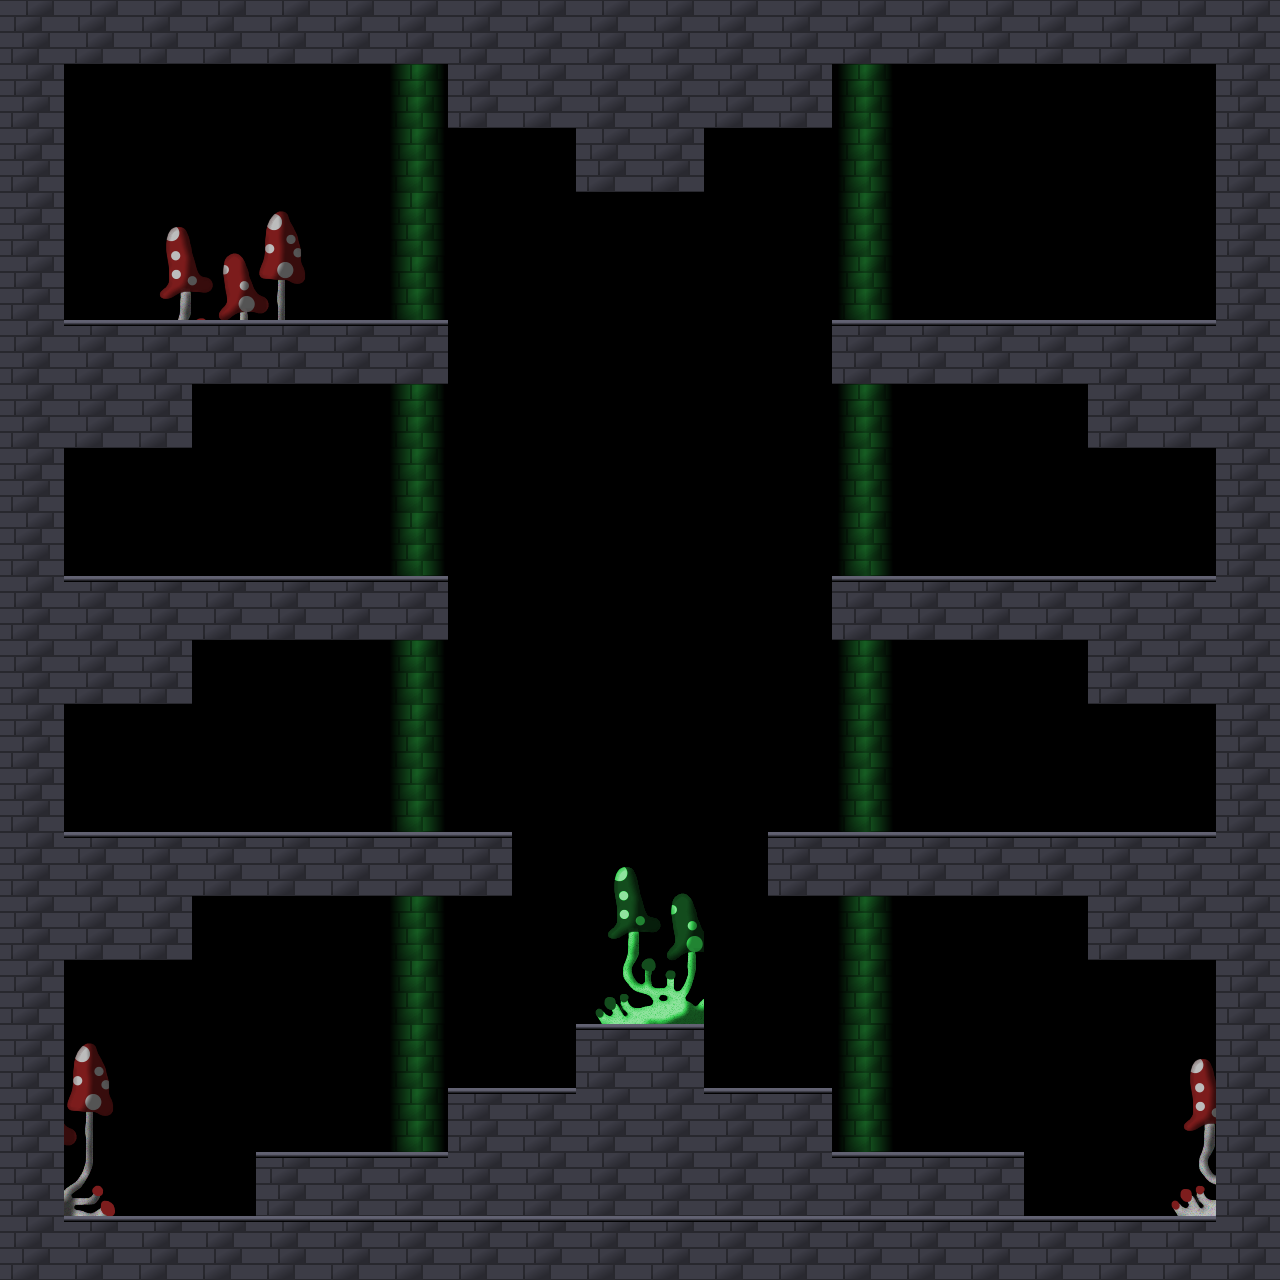

A 2D game scene composited from a Tiled map and its tileset images. What follows is a short description and the map's XML, with every tile layer's data as written:
An orthogonal 20x20 tile map with 64x64 px tiles, 2 tile layers (background, foreground), 2 hidden layers not drawn, 2 tilesets and 2 objects (2x entry).

<map version="1.0" orientation="orthogonal" width="20" height="20" tilewidth="64" tileheight="64">
 <properties>
  <property name="name" value="main" />
 </properties>
 <tileset firstgid="1" name="tileset" tilewidth="64" tileheight="64">
  <image source="tileset.png" width="192" height="256" />
 </tileset>
 <tileset firstgid="13" name="tileset2" tilewidth="64" tileheight="64">
  <image source="tileset2.png" width="192" height="256" />
 </tileset>
 <layer name="background" width="20" height="20">
  <data encoding="csv">
2,2,2,2,2,2,2,2,2,2,2,2,2,2,2,2,2,2,2,2,
2,1,1,1,1,1,1,2,2,2,2,2,2,1,1,1,1,1,1,2,
2,1,1,1,1,1,1,1,1,2,2,1,1,1,1,1,1,1,1,2,
2,1,4,5,6,1,1,1,1,1,1,1,1,1,1,1,1,1,1,2,
2,1,7,8,9,1,1,1,1,1,1,1,1,1,1,1,1,1,1,2,
2,3,3,3,3,3,3,1,1,1,1,1,1,3,3,3,3,3,3,2,
2,2,2,1,1,1,1,1,1,1,1,1,1,1,1,1,1,2,2,2,
2,1,1,1,1,1,1,1,1,1,1,1,1,1,1,1,1,1,1,2,
2,1,1,1,1,1,1,1,1,1,1,1,1,1,1,1,1,1,1,2,
2,3,3,3,3,3,3,1,1,1,1,1,1,3,3,3,3,3,3,2,
2,2,2,1,1,1,1,1,1,1,1,1,1,13,13,13,1,2,2,2,
2,1,1,1,1,13,13,13,1,1,1,1,1,13,13,13,1,1,1,2,
2,1,1,1,1,13,13,13,1,1,1,1,1,13,13,13,1,1,1,2,
2,3,3,3,3,3,3,3,1,1,1,1,3,3,3,3,3,3,3,2,
2,2,2,1,1,1,1,1,1,1,1,1,1,1,1,1,1,2,2,2,
2,1,1,1,1,1,1,1,1,1,1,1,1,1,1,1,1,1,1,2,
2,6,1,1,1,1,1,1,1,3,3,1,1,1,1,1,1,1,4,2,
2,9,1,1,1,1,1,3,3,2,2,3,3,1,1,1,1,1,7,2,
2,12,1,1,3,3,3,2,2,2,2,2,2,3,3,3,1,1,10,2,
2,3,3,3,3,3,3,3,3,3,3,3,3,3,3,3,3,3,3,2
</data>
 </layer>
 <layer name="foreground" width="20" height="20">
  <data encoding="csv">
0,0,0,0,0,0,0,0,0,0,0,0,0,0,0,0,0,0,0,0,
0,0,0,0,0,0,14,0,0,0,0,0,0,14,0,0,0,0,0,0,
0,0,0,0,0,0,14,0,0,0,0,0,0,14,0,0,0,0,0,0,
0,0,0,0,0,0,14,0,0,0,0,0,0,14,0,0,0,0,0,0,
0,0,0,0,0,0,14,0,0,0,0,0,0,14,0,0,0,0,0,0,
0,0,0,0,0,0,0,0,0,0,0,0,0,0,0,0,0,0,0,0,
0,0,0,0,0,0,14,0,0,0,0,0,0,14,0,0,0,0,0,0,
0,0,0,0,0,0,14,0,0,0,0,0,0,14,0,0,0,0,0,0,
0,0,0,0,0,0,14,0,0,0,0,0,0,14,0,0,0,0,0,0,
0,0,0,0,0,0,0,0,0,0,0,0,0,0,0,0,0,0,0,0,
0,0,0,0,0,0,14,0,0,0,0,0,0,14,0,0,0,0,0,0,
0,0,0,0,0,0,14,0,0,0,0,0,0,14,0,0,0,0,0,0,
0,0,0,0,0,0,14,0,0,0,0,0,0,14,0,0,0,0,0,0,
0,0,0,0,0,0,0,0,0,16,17,0,0,0,0,0,0,0,0,0,
0,0,0,0,0,0,14,0,0,19,20,0,0,14,0,0,0,0,0,0,
0,0,0,0,0,0,14,0,0,22,23,0,0,14,0,0,0,0,0,0,
0,0,0,0,0,0,14,0,0,0,0,0,0,14,0,0,0,0,0,0,
0,0,0,0,0,0,14,0,0,0,0,0,0,14,0,0,0,0,0,0,
0,0,0,0,0,0,0,0,0,0,0,0,0,0,0,0,0,0,0,0,
0,0,0,0,0,0,0,0,0,0,0,0,0,0,0,0,0,0,0,0
</data>
 </layer>
 <layer name="blockFlags" width="20" height="20" visible="0" opacity="0.49">
  <data encoding="csv">
1,1,1,1,1,1,1,1,1,1,1,1,1,1,1,1,1,1,1,1,
1,0,0,0,0,0,0,1,1,1,1,1,1,0,0,0,0,0,0,1,
1,0,0,0,0,0,0,0,0,1,1,0,0,0,0,0,0,0,0,1,
1,0,0,0,0,0,0,0,0,0,0,0,0,0,0,0,0,0,0,1,
1,0,0,0,0,0,0,0,0,0,0,0,0,0,0,0,0,0,0,1,
1,1,1,1,1,1,1,0,0,0,0,0,0,1,1,1,1,1,1,1,
1,1,1,0,0,0,0,0,0,0,0,0,0,0,0,0,0,1,1,1,
1,0,0,0,0,0,0,0,0,0,0,0,0,0,0,0,0,0,0,1,
1,0,0,0,0,0,0,0,0,0,0,0,0,0,0,0,0,0,0,1,
1,1,1,1,1,1,1,0,0,0,0,0,0,1,1,1,1,1,1,1,
1,1,1,0,0,0,0,0,0,0,0,0,0,0,0,0,0,1,1,1,
1,0,0,0,0,0,0,0,0,0,0,0,0,0,0,0,0,0,0,1,
1,0,0,0,0,0,0,0,0,0,0,0,0,0,0,0,0,0,0,1,
1,1,1,1,1,1,1,1,0,0,0,0,1,1,1,1,1,1,1,1,
1,1,1,0,0,0,0,0,0,0,0,0,0,0,0,0,0,1,1,1,
1,0,0,0,0,0,0,0,0,0,0,0,0,0,0,0,0,0,0,1,
1,0,0,0,0,0,0,0,0,1,1,0,0,0,0,0,0,0,0,1,
1,0,0,0,0,0,0,1,1,1,1,1,1,0,0,0,0,0,0,1,
1,0,0,0,1,1,1,1,1,1,1,1,1,1,1,1,0,0,0,1,
1,1,1,1,1,1,1,1,1,1,1,1,1,1,1,1,1,1,1,1
</data>
 </layer>
 <layer name="ladderFlags" width="20" height="20" visible="0">
  <data encoding="csv">
0,0,0,0,0,0,0,0,0,0,0,0,0,0,0,0,0,0,0,0,
0,0,0,0,0,0,0,0,0,0,0,0,0,0,0,0,0,0,0,0,
0,0,0,0,0,0,0,0,0,0,0,0,0,0,0,0,0,0,0,0,
0,0,0,0,0,0,0,0,0,0,0,0,0,0,0,0,0,0,0,0,
0,0,0,0,0,0,0,0,0,0,0,0,0,0,0,0,0,0,0,0,
0,0,0,0,0,0,0,0,0,0,0,0,0,0,0,0,0,0,0,0,
0,0,0,0,0,0,0,0,0,0,0,0,0,0,0,0,0,0,0,0,
0,0,0,0,0,0,0,0,0,0,0,0,0,0,0,0,0,0,0,0,
0,0,0,0,0,0,0,0,0,0,0,0,0,0,0,0,0,0,0,0,
0,0,0,0,0,0,0,0,0,0,0,0,0,0,0,0,0,0,0,0,
0,0,0,0,0,0,0,0,0,0,0,0,0,0,0,0,0,0,0,0,
0,0,0,0,0,0,0,0,0,0,0,0,0,0,0,0,0,0,0,0,
0,0,0,0,0,0,0,0,0,0,0,0,0,0,0,0,0,0,0,0,
0,0,0,0,0,0,0,0,0,0,0,0,0,0,0,0,0,0,0,0,
0,0,0,0,0,0,0,0,0,0,0,0,0,0,0,0,0,0,0,0,
0,0,0,0,0,0,0,0,0,0,0,0,0,0,0,0,0,0,0,0,
0,0,0,0,0,0,0,0,0,0,0,0,0,0,0,0,0,0,0,0,
0,0,0,0,0,0,0,0,0,0,0,0,0,0,0,0,0,0,0,0,
0,0,0,0,0,0,0,0,0,0,0,0,0,0,0,0,0,0,0,0,
0,0,0,0,0,0,0,0,0,0,0,0,0,0,0,0,0,0,0,0
</data>
 </layer>
 <objectgroup name="entities" width="20" height="20">
  <object name="main" type="entry" x="1088" y="192" width="64" height="128">
   <properties>
    <property name="area" value="main" />
    <property name="entry" value="store1" />
   </properties>
  </object>
  <object name="store1" type="entry" x="128" y="1088" width="64" height="128">
   <properties>
    <property name="area" value="main" />
    <property name="entry" value="main" />
   </properties>
  </object>
 </objectgroup>
</map>